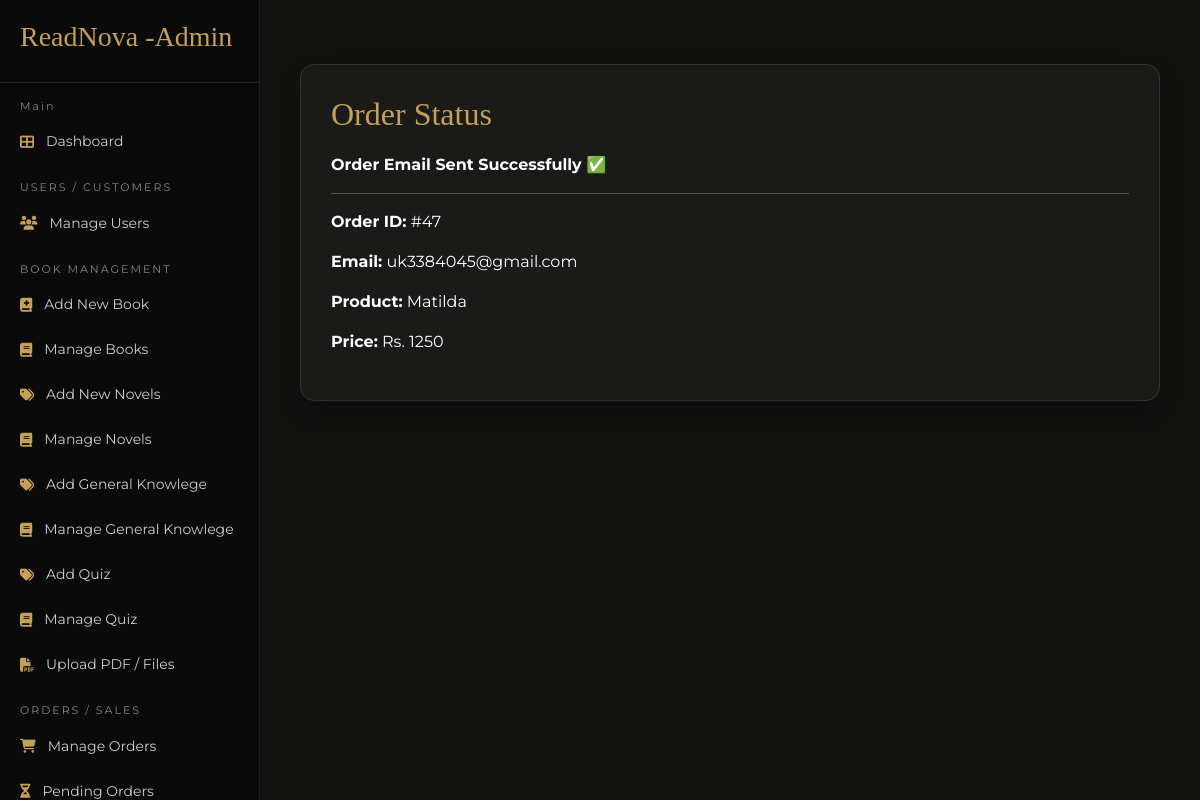
The page /Admin-site/testmail.php on the database its author committed.
### tables this page shows
CREATE TABLE `orders` (
  `id` int(11) NOT NULL,
  `book_id` int(11) DEFAULT NULL,
  `book_name` varchar(255) NOT NULL,
  `author` varchar(255) NOT NULL,
  `name` varchar(255) NOT NULL,
  `email` varchar(255) NOT NULL,
  `price` int(11) NOT NULL,
  `payment_method` varchar(50) NOT NULL,
  `created_at` timestamp NOT NULL DEFAULT current_timestamp(),
  `status` varchar(20) DEFAULT 'pending',
  `account_name` varchar(100) DEFAULT NULL,
  `account_number` varchar(50) DEFAULT NULL,
  `quantity` int(11) DEFAULT 1,
  `total_price` decimal(10,2) NOT NULL DEFAULT 0.00,
  `type` varchar(50) NOT NULL
);

### Admin-site/testmail.php (the view, shortened to what this page needs)
<?php
include('../includes/connection.php');
$id = $_GET['order_id'] ?? $_SESSION['last_order_id'] ?? '';
if (empty($id)) {
    $latest = mysqli_query($conn, "SELECT id FROM orders ORDER BY id DESC LIMIT 1");
    $latestRow = mysqli_fetch_assoc($latest);
    if ($latestRow) {
        $id = $latestRow['id'];
    } else {
        die("No orders found ❌");
    }
}
$id = mysqli_real_escape_string($conn, $id);
$query = mysqli_query($conn, "SELECT * FROM orders WHERE id='$id'");
$row   = mysqli_fetch_assoc($query);
$order_id   = $row['id'];
$user_email = $row['email'];
$product    = $row['book_name'];
$price      = $row['price'];
$mail_status = "Email already sent";
$mail = new PHPMailer(true);
try {
    $mail->isSMTP();
    $mail->Host       = 'smtp.gmail.com';
    $mail->SMTPAuth   = true;
    $mail->Username   = 'readnovaebookstore@gmail.com';
    $mail->Password   = 'ncyjnpqmqqjwpmwh';
    $mail->SMTPSecure = 'tls';
    $mail->Port       = 587;
    $mail->setFrom('readnovaebookstore@gmail.com', 'ReadNova EBook Store');
    $mail->addAddress($user_email);
    $mail->isHTML(true);
    $mail->Subject = "Order Confirmation - #$order_id";
    $mail->Body = "
    <div style='font-family:Arial;padding:20px'>
        <h2 style='color:green;'>Order Confirmed ✅</h2>
        <p>Your order has been placed successfully.</p>
        <p><b>Order ID:</b> #$order_id</p>
        <p><b>Product:</b> $product</p>
        <p><b>Price:</b> Rs. $price</p>
        <br>
        <p>Thank you for shopping with us ❤️</p>
        <p>ReadNova EBook Store</p>
    </div>
    ";
    $mail->send();
    $mail_status = "Order Email Sent Successfully ✅";
} catch (Exception $e) {
    $mail_status = "Email Error: " . $mail->ErrorInfo;
}
?>
<!DOCTYPE html>
<html>
<head>
<link href="https://cdn.jsdelivr.net/npm/bootstrap@5.3.0/dist/css/bootstrap.min.css" rel="stylesheet">
<link rel="stylesheet" href="https://cdnjs.cloudflare.com/ajax/libs/font-awesome/6.4.0/css/all.min.css">
</head>
<body>
<?php include '../includes/sidebar.php'; ?>
<div class="main-content">
<div class="my-container">
<div class="card-box">
    <h2>Order Status</h2>
    <p><strong><?php echo $mail_status; ?></strong></p>
    <hr>
    <p><b>Order ID:</b> #<?php echo $order_id; ?></p>
    <p><b>Email:</b> <?php echo $user_email; ?></p>
    <p><b>Product:</b> <?php echo $product; ?></p>
    <p><b>Price:</b> Rs. <?php echo $price; ?></p>
</div>
</body>
</html>

### Admin-site/testmail.php (style rules this page uses)
:root { --bg:#121211; --card:#1a1a19; --gold:#c5a059; --text:#ffffff; --dim:#a0a0a0; --border:#333330; }
body { margin:0; background:var(--bg); color:var(--text); font-family:'Montserrat',sans-serif; }
.main-content { margin-left:260px; padding:40px; }
.my-container { max-width:1200px; }
.card-box { background:var(--card); padding:30px; border-radius:14px; margin-bottom:30px; border:1px solid var(--border); box-shadow:0 10px 25px rgba(0,0,0,.3); }
.card-box h2 { color:var(--gold); margin-bottom:20px; font-family:'Playfair Display',serif; }
.main-content { margin-left: 260px; padding: 40px; }

### rows shown on the page
orders: id "47", email "uk3384045@gmail.com", book_name "Matilda", price "1250"

### other values the page prints
$mail_status "Order Email Sent Successfully ✅"
